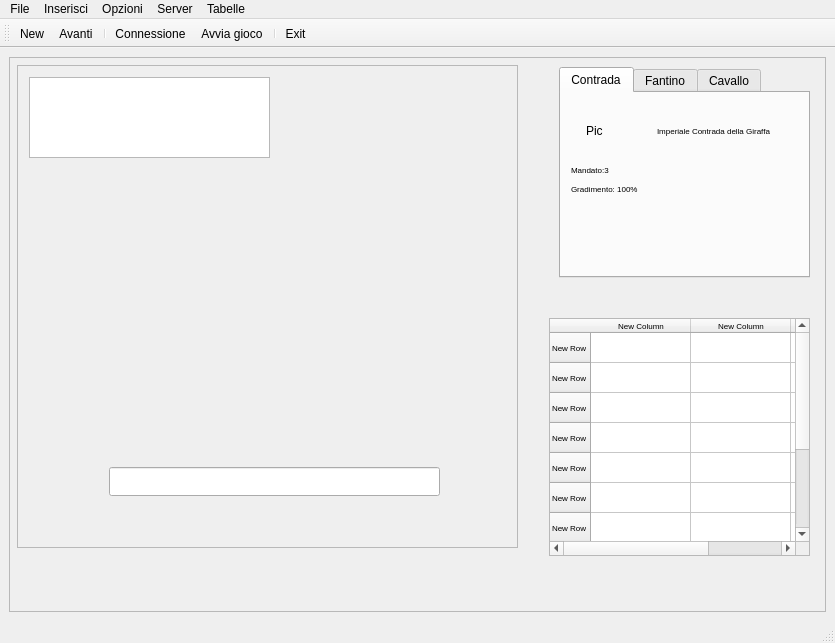
<ui version="4.0" >
 <class>MainWindow</class>
 <widget class="QMainWindow" name="MainWindow" >
  <property name="geometry" >
   <rect>
    <x>0</x>
    <y>0</y>
    <width>835</width>
    <height>643</height>
   </rect>
  </property>
  <property name="windowTitle" >
   <string>MainWindow</string>
  </property>
  <property name="windowIcon" >
   <iconset>
    <normaloff>../../splashscreen/tdp.png</normaloff>../../splashscreen/tdp.png</iconset>
  </property>
  <widget class="QWidget" name="centralwidget" >
   <layout class="QVBoxLayout" >
    <item>
     <widget class="QFrame" name="frame" >
      <property name="frameShape" >
       <enum>QFrame::StyledPanel</enum>
      </property>
      <property name="frameShadow" >
       <enum>QFrame::Raised</enum>
      </property>
      <widget class="QTableWidget" name="tableWidget_contrade" >
       <property name="geometry" >
        <rect>
         <x>540</x>
         <y>261</y>
         <width>261</width>
         <height>238</height>
        </rect>
       </property>
       <property name="sizePolicy" >
        <sizepolicy vsizetype="Fixed" hsizetype="Maximum" >
         <horstretch>0</horstretch>
         <verstretch>0</verstretch>
        </sizepolicy>
       </property>
       <property name="minimumSize" >
        <size>
         <width>0</width>
         <height>0</height>
        </size>
       </property>
       <property name="maximumSize" >
        <size>
         <width>16777215</width>
         <height>238</height>
        </size>
       </property>
       <property name="font" >
        <font>
         <pointsize>6</pointsize>
        </font>
       </property>
       <property name="focusPolicy" >
        <enum>Qt::NoFocus</enum>
       </property>
       <property name="autoScroll" >
        <bool>false</bool>
       </property>
       <property name="selectionMode" >
        <enum>QAbstractItemView::NoSelection</enum>
       </property>
       <property name="iconSize" >
        <size>
         <width>20</width>
         <height>20</height>
        </size>
       </property>
       <property name="showGrid" >
        <bool>true</bool>
       </property>
       <property name="gridStyle" >
        <enum>Qt::SolidLine</enum>
       </property>
       <property name="wordWrap" >
        <bool>false</bool>
       </property>
       <property name="cornerButtonEnabled" >
        <bool>false</bool>
       </property>
       <property name="rowCount" >
        <number>10</number>
       </property>
       <row>
        <property name="text" >
         <string>New Row</string>
        </property>
       </row>
       <row>
        <property name="text" >
         <string>New Row</string>
        </property>
       </row>
       <row>
        <property name="text" >
         <string>New Row</string>
        </property>
       </row>
       <row>
        <property name="text" >
         <string>New Row</string>
        </property>
       </row>
       <row>
        <property name="text" >
         <string>New Row</string>
        </property>
       </row>
       <row>
        <property name="text" >
         <string>New Row</string>
        </property>
       </row>
       <row>
        <property name="text" >
         <string>New Row</string>
        </property>
       </row>
       <row>
        <property name="text" >
         <string>New Row</string>
        </property>
       </row>
       <row>
        <property name="text" >
         <string>New Row</string>
        </property>
       </row>
       <row/>
       <column>
        <property name="text" >
         <string>New Column</string>
        </property>
       </column>
       <column>
        <property name="text" >
         <string>New Column</string>
        </property>
       </column>
       <column>
        <property name="text" >
         <string>New Column</string>
        </property>
       </column>
      </widget>
      <widget class="QGraphicsView" name="graphicsView" >
       <property name="enabled" >
        <bool>false</bool>
       </property>
       <property name="geometry" >
        <rect>
         <x>8</x>
         <y>8</y>
         <width>501</width>
         <height>483</height>
        </rect>
       </property>
      </widget>
      <widget class="QTextEdit" name="chatEdit" >
       <property name="enabled" >
        <bool>true</bool>
       </property>
       <property name="geometry" >
        <rect>
         <x>20</x>
         <y>20</y>
         <width>241</width>
         <height>81</height>
        </rect>
       </property>
       <property name="sizePolicy" >
        <sizepolicy vsizetype="Fixed" hsizetype="Fixed" >
         <horstretch>0</horstretch>
         <verstretch>0</verstretch>
        </sizepolicy>
       </property>
       <property name="frameShadow" >
        <enum>QFrame::Plain</enum>
       </property>
       <property name="verticalScrollBarPolicy" >
        <enum>Qt::ScrollBarAsNeeded</enum>
       </property>
       <property name="horizontalScrollBarPolicy" >
        <enum>Qt::ScrollBarAlwaysOff</enum>
       </property>
       <property name="readOnly" >
        <bool>true</bool>
       </property>
      </widget>
      <widget class="QTabWidget" name="tabWidget_Panel" >
       <property name="geometry" >
        <rect>
         <x>550</x>
         <y>10</y>
         <width>251</width>
         <height>211</height>
        </rect>
       </property>
       <property name="sizePolicy" >
        <sizepolicy vsizetype="Fixed" hsizetype="Fixed" >
         <horstretch>0</horstretch>
         <verstretch>0</verstretch>
        </sizepolicy>
       </property>
       <property name="currentIndex" >
        <number>0</number>
       </property>
       <widget class="QWidget" name="tab" >
        <attribute name="title" >
         <string>Contrada</string>
        </attribute>
        <widget class="QWidget" name="layoutWidget" >
         <property name="geometry" >
          <rect>
           <x>10</x>
           <y>10</y>
           <width>217</width>
           <height>94</height>
          </rect>
         </property>
         <layout class="QVBoxLayout" name="verticalLayout" >
          <item>
           <layout class="QHBoxLayout" name="horizontalLayout" >
            <item>
             <widget class="QLabel" name="label_pngContrada" >
              <property name="sizePolicy" >
               <sizepolicy vsizetype="Fixed" hsizetype="Fixed" >
                <horstretch>0</horstretch>
                <verstretch>0</verstretch>
               </sizepolicy>
              </property>
              <property name="minimumSize" >
               <size>
                <width>50</width>
                <height>50</height>
               </size>
              </property>
              <property name="maximumSize" >
               <size>
                <width>50</width>
                <height>50</height>
               </size>
              </property>
              <property name="text" >
               <string>Pic</string>
              </property>
             </widget>
            </item>
            <item>
             <widget class="QLabel" name="label_nomeContrada" >
              <property name="sizePolicy" >
               <sizepolicy vsizetype="Fixed" hsizetype="Maximum" >
                <horstretch>0</horstretch>
                <verstretch>0</verstretch>
               </sizepolicy>
              </property>
              <property name="font" >
               <font>
                <pointsize>6</pointsize>
               </font>
              </property>
              <property name="text" >
               <string>Imperiale Contrada della Giraffa</string>
              </property>
             </widget>
            </item>
           </layout>
          </item>
          <item>
           <widget class="QLabel" name="label_carica" >
            <property name="sizePolicy" >
             <sizepolicy vsizetype="Fixed" hsizetype="Maximum" >
              <horstretch>0</horstretch>
              <verstretch>0</verstretch>
             </sizepolicy>
            </property>
            <property name="font" >
             <font>
              <pointsize>6</pointsize>
             </font>
            </property>
            <property name="text" >
             <string>Mandato:3</string>
            </property>
           </widget>
          </item>
          <item>
           <widget class="QLabel" name="label_gradimento" >
            <property name="sizePolicy" >
             <sizepolicy vsizetype="Fixed" hsizetype="Maximum" >
              <horstretch>0</horstretch>
              <verstretch>0</verstretch>
             </sizepolicy>
            </property>
            <property name="font" >
             <font>
              <pointsize>6</pointsize>
             </font>
            </property>
            <property name="text" >
             <string>Gradimento: 100%</string>
            </property>
           </widget>
          </item>
         </layout>
        </widget>
       </widget>
       <widget class="QWidget" name="tab_2" >
        <attribute name="title" >
         <string>Fantino</string>
        </attribute>
        <widget class="QWidget" name="layoutWidget" >
         <property name="geometry" >
          <rect>
           <x>30</x>
           <y>20</y>
           <width>96</width>
           <height>58</height>
          </rect>
         </property>
         <layout class="QVBoxLayout" name="verticalLayout_3" >
          <item>
           <widget class="QLabel" name="label_fantino" >
            <property name="sizePolicy" >
             <sizepolicy vsizetype="Fixed" hsizetype="Maximum" >
              <horstretch>0</horstretch>
              <verstretch>0</verstretch>
             </sizepolicy>
            </property>
            <property name="font" >
             <font>
              <pointsize>6</pointsize>
             </font>
            </property>
            <property name="text" >
             <string>Fantino: Gazzelloro</string>
            </property>
           </widget>
          </item>
          <item>
           <widget class="QLabel" name="label_fantinoCorsi" >
            <property name="sizePolicy" >
             <sizepolicy vsizetype="Fixed" hsizetype="Maximum" >
              <horstretch>0</horstretch>
              <verstretch>0</verstretch>
             </sizepolicy>
            </property>
            <property name="font" >
             <font>
              <pointsize>6</pointsize>
             </font>
            </property>
            <property name="text" >
             <string>Corsi: 40</string>
            </property>
           </widget>
          </item>
          <item>
           <widget class="QLabel" name="label_fantinoVinti" >
            <property name="sizePolicy" >
             <sizepolicy vsizetype="Fixed" hsizetype="Maximum" >
              <horstretch>0</horstretch>
              <verstretch>0</verstretch>
             </sizepolicy>
            </property>
            <property name="font" >
             <font>
              <pointsize>6</pointsize>
             </font>
            </property>
            <property name="text" >
             <string>Vinti: 10</string>
            </property>
           </widget>
          </item>
         </layout>
        </widget>
       </widget>
       <widget class="QWidget" name="tab_3" >
        <attribute name="title" >
         <string>Cavallo</string>
        </attribute>
        <widget class="QWidget" name="layoutWidget" >
         <property name="geometry" >
          <rect>
           <x>30</x>
           <y>30</y>
           <width>179</width>
           <height>87</height>
          </rect>
         </property>
         <layout class="QVBoxLayout" name="verticalLayout_2" >
          <item>
           <widget class="QLabel" name="label_cavallo" >
            <property name="font" >
             <font>
              <pointsize>6</pointsize>
             </font>
            </property>
            <property name="text" >
             <string>Cavallo: Saltalamacchia</string>
            </property>
           </widget>
          </item>
          <item>
           <widget class="QLabel" name="label_cavalloCorsi" >
            <property name="font" >
             <font>
              <pointsize>6</pointsize>
             </font>
            </property>
            <property name="text" >
             <string>Corsi: 40</string>
            </property>
           </widget>
          </item>
          <item>
           <widget class="QLabel" name="label_cavalloVinti" >
            <property name="font" >
             <font>
              <pointsize>6</pointsize>
             </font>
            </property>
            <property name="text" >
             <string>Vinti: 20</string>
            </property>
           </widget>
          </item>
          <item>
           <layout class="QHBoxLayout" name="horizontalLayout_2" >
            <item>
             <spacer name="horizontalSpacer" >
              <property name="orientation" >
               <enum>Qt::Horizontal</enum>
              </property>
              <property name="sizeHint" stdset="0" >
               <size>
                <width>40</width>
                <height>20</height>
               </size>
              </property>
             </spacer>
            </item>
            <item>
             <widget class="QProgressBar" name="progressBar_forma" >
              <property name="font" >
               <font>
                <pointsize>6</pointsize>
               </font>
              </property>
              <property name="value" >
               <number>24</number>
              </property>
             </widget>
            </item>
            <item>
             <spacer name="horizontalSpacer_2" >
              <property name="orientation" >
               <enum>Qt::Horizontal</enum>
              </property>
              <property name="sizeHint" stdset="0" >
               <size>
                <width>40</width>
                <height>20</height>
               </size>
              </property>
             </spacer>
            </item>
           </layout>
          </item>
         </layout>
        </widget>
       </widget>
      </widget>
      <widget class="QLineEdit" name="lineEdit_chat" >
       <property name="enabled" >
        <bool>true</bool>
       </property>
       <property name="geometry" >
        <rect>
         <x>100</x>
         <y>410</y>
         <width>331</width>
         <height>29</height>
        </rect>
       </property>
       <property name="sizePolicy" >
        <sizepolicy vsizetype="Fixed" hsizetype="Fixed" >
         <horstretch>0</horstretch>
         <verstretch>0</verstretch>
        </sizepolicy>
       </property>
      </widget>
     </widget>
    </item>
   </layout>
  </widget>
  <widget class="QMenuBar" name="menubar" >
   <property name="geometry" >
    <rect>
     <x>0</x>
     <y>0</y>
     <width>835</width>
     <height>27</height>
    </rect>
   </property>
   <widget class="QMenu" name="menuFile" >
    <property name="title" >
     <string>File</string>
    </property>
    <addaction name="actionNew" />
    <addaction name="actionOpen" />
    <addaction name="actionSave" />
    <addaction name="actionSave_As" />
    <addaction name="actionPrint" />
    <addaction name="actionExit" />
   </widget>
   <widget class="QMenu" name="menuInserisci" >
    <property name="title" >
     <string>Inserisci</string>
    </property>
    <addaction name="actionInserisci_Giocatore" />
   </widget>
   <widget class="QMenu" name="menuOpzioni" >
    <property name="title" >
     <string>Opzioni</string>
    </property>
    <addaction name="actionEffetti_sonori" />
   </widget>
   <widget class="QMenu" name="menuServer" >
    <property name="title" >
     <string>Server</string>
    </property>
    <addaction name="actionAvvia_gioco" />
    <addaction name="actionScegli_Contrada" />
    <addaction name="actionSpettatore" />
   </widget>
   <widget class="QMenu" name="menuTabelle" >
    <property name="title" >
     <string>Tabelle</string>
    </property>
    <addaction name="actionContrada" />
    <addaction name="actionVittorie" />
    <addaction name="actionCuffia" />
    <addaction name="actionFantini" />
    <addaction name="actionCavalli" />
   </widget>
   <addaction name="menuFile" />
   <addaction name="menuInserisci" />
   <addaction name="menuOpzioni" />
   <addaction name="menuServer" />
   <addaction name="menuTabelle" />
  </widget>
  <widget class="QToolBar" name="toolBar" >
   <property name="windowTitle" >
    <string>toolBar</string>
   </property>
   <attribute name="toolBarArea" >
    <enum>TopToolBarArea</enum>
   </attribute>
   <attribute name="toolBarBreak" >
    <bool>false</bool>
   </attribute>
   <addaction name="actionNew" />
   <addaction name="actionAvanti" />
   <addaction name="separator" />
   <addaction name="actionConnessione" />
   <addaction name="actionAvvia_gioco" />
   <addaction name="separator" />
   <addaction name="actionExit" />
  </widget>
  <widget class="QStatusBar" name="statusbar" />
  <action name="actionNew" >
   <property name="icon" >
    <iconset resource="resource.qrc" >
     <normaloff>:/icons/pictures/filenew.png</normaloff>:/icons/pictures/filenew.png</iconset>
   </property>
   <property name="text" >
    <string>New</string>
   </property>
  </action>
  <action name="actionOpen" >
   <property name="text" >
    <string>Open</string>
   </property>
  </action>
  <action name="actionSave" >
   <property name="text" >
    <string>Save</string>
   </property>
  </action>
  <action name="actionSave_As" >
   <property name="text" >
    <string>Save As</string>
   </property>
  </action>
  <action name="actionPrint" >
   <property name="text" >
    <string>Print</string>
   </property>
  </action>
  <action name="actionExit" >
   <property name="text" >
    <string>Exit</string>
   </property>
  </action>
  <action name="actionInserisci_Giocatore" >
   <property name="text" >
    <string>Giocatore</string>
   </property>
  </action>
  <action name="actionEffetti_sonori" >
   <property name="checkable" >
    <bool>true</bool>
   </property>
   <property name="checked" >
    <bool>true</bool>
   </property>
   <property name="text" >
    <string>Effetti sonori</string>
   </property>
  </action>
  <action name="actionAvanti" >
   <property name="icon" >
    <iconset resource="resource.qrc" >
     <normaloff>:/icons/pictures/avanti.png</normaloff>:/icons/pictures/avanti.png</iconset>
   </property>
   <property name="text" >
    <string>Avanti</string>
   </property>
  </action>
  <action name="actionConnessione" >
   <property name="icon" >
    <iconset resource="resource.qrc" >
     <normaloff>:/icons/pictures/connect_no.png</normaloff>:/icons/pictures/connect_no.png</iconset>
   </property>
   <property name="text" >
    <string>Connessione</string>
   </property>
  </action>
  <action name="actionAvvia_gioco" >
   <property name="icon" >
    <iconset resource="resource.qrc" >
     <normaloff>:/icons/pictures/history.png</normaloff>:/icons/pictures/history.png</iconset>
   </property>
   <property name="text" >
    <string>Avvia gioco</string>
   </property>
  </action>
  <action name="actionScegli_Contrada" >
   <property name="text" >
    <string>Scegli Contrada</string>
   </property>
  </action>
  <action name="actionSpettatore" >
   <property name="text" >
    <string>Spettatore</string>
   </property>
  </action>
  <action name="actionContrada" >
   <property name="text" >
    <string>Contrada</string>
   </property>
  </action>
  <action name="actionVittorie" >
   <property name="text" >
    <string>Vittorie</string>
   </property>
  </action>
  <action name="actionCuffia" >
   <property name="text" >
    <string>Cuffia</string>
   </property>
  </action>
  <action name="actionFantini" >
   <property name="text" >
    <string>Fantini</string>
   </property>
  </action>
  <action name="actionCavalli" >
   <property name="text" >
    <string>Cavalli</string>
   </property>
  </action>
 </widget>
 <resources>
  <include location="resource.qrc" />
 </resources>
 <connections/>
</ui>
